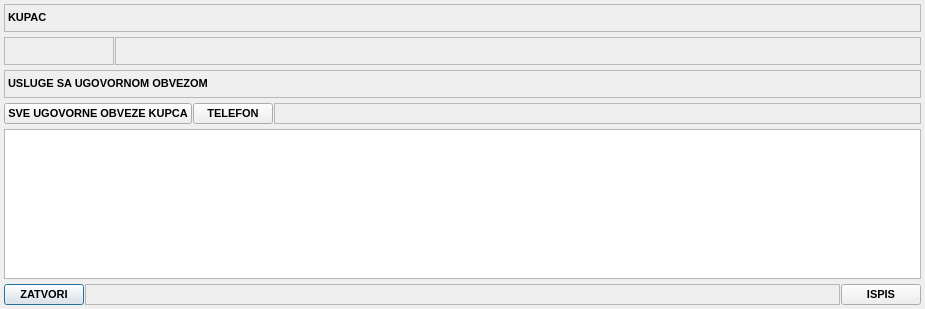
<?xml version="1.0" encoding="UTF-8"?>
<ui version="4.0">
 <class>FrmUgovorneObveze</class>
 <widget class="QDialog" name="FrmUgovorneObveze">
  <property name="geometry">
   <rect>
    <x>0</x>
    <y>0</y>
    <width>925</width>
    <height>309</height>
   </rect>
  </property>
  <property name="font">
   <font>
    <pointsize>8</pointsize>
    <weight>75</weight>
    <bold>true</bold>
   </font>
  </property>
  <property name="windowTitle">
   <string>DONAT - Ugovorne obveze</string>
  </property>
  <property name="windowIcon">
   <iconset resource="../../resources/DonatForm.qrc">
    <normaloff>:/InDonat/Forms/images/App.ico</normaloff>:/InDonat/Forms/images/App.ico</iconset>
  </property>
  <property name="locale">
   <locale language="Croatian" country="Croatia"/>
  </property>
  <layout class="QVBoxLayout" name="verticalLayout">
   <property name="spacing">
    <number>3</number>
   </property>
   <property name="leftMargin">
    <number>3</number>
   </property>
   <property name="topMargin">
    <number>3</number>
   </property>
   <property name="rightMargin">
    <number>3</number>
   </property>
   <property name="bottomMargin">
    <number>3</number>
   </property>
   <item>
    <widget class="QFrame" name="frame_4">
     <property name="frameShape">
      <enum>QFrame::NoFrame</enum>
     </property>
     <property name="frameShadow">
      <enum>QFrame::Raised</enum>
     </property>
     <layout class="QHBoxLayout" name="horizontalLayout_3">
      <property name="spacing">
       <number>1</number>
      </property>
      <property name="leftMargin">
       <number>1</number>
      </property>
      <property name="topMargin">
       <number>1</number>
      </property>
      <property name="rightMargin">
       <number>1</number>
      </property>
      <property name="bottomMargin">
       <number>1</number>
      </property>
      <item>
       <widget class="QLabel" name="label">
        <property name="sizePolicy">
         <sizepolicy hsizetype="Expanding" vsizetype="Preferred">
          <horstretch>0</horstretch>
          <verstretch>0</verstretch>
         </sizepolicy>
        </property>
        <property name="minimumSize">
         <size>
          <width>0</width>
          <height>28</height>
         </size>
        </property>
        <property name="font">
         <font>
          <weight>75</weight>
          <bold>true</bold>
         </font>
        </property>
        <property name="frameShape">
         <enum>QFrame::StyledPanel</enum>
        </property>
        <property name="text">
         <string>KUPAC</string>
        </property>
        <property name="scaledContents">
         <bool>false</bool>
        </property>
        <property name="textInteractionFlags">
         <set>Qt::LinksAccessibleByMouse|Qt::TextSelectableByKeyboard|Qt::TextSelectableByMouse</set>
        </property>
       </widget>
      </item>
     </layout>
    </widget>
   </item>
   <item>
    <widget class="QFrame" name="frame">
     <property name="frameShape">
      <enum>QFrame::NoFrame</enum>
     </property>
     <property name="frameShadow">
      <enum>QFrame::Raised</enum>
     </property>
     <layout class="QHBoxLayout" name="horizontalLayout_4">
      <property name="spacing">
       <number>1</number>
      </property>
      <property name="leftMargin">
       <number>1</number>
      </property>
      <property name="topMargin">
       <number>1</number>
      </property>
      <property name="rightMargin">
       <number>1</number>
      </property>
      <property name="bottomMargin">
       <number>1</number>
      </property>
      <item>
       <widget class="QLabel" name="lblKupacId">
        <property name="minimumSize">
         <size>
          <width>110</width>
          <height>28</height>
         </size>
        </property>
        <property name="frameShape">
         <enum>QFrame::StyledPanel</enum>
        </property>
        <property name="text">
         <string/>
        </property>
        <property name="alignment">
         <set>Qt::AlignCenter</set>
        </property>
        <property name="textInteractionFlags">
         <set>Qt::LinksAccessibleByMouse|Qt::TextSelectableByKeyboard|Qt::TextSelectableByMouse</set>
        </property>
       </widget>
      </item>
      <item>
       <widget class="QLabel" name="lblKupacNaziv">
        <property name="sizePolicy">
         <sizepolicy hsizetype="Expanding" vsizetype="Preferred">
          <horstretch>0</horstretch>
          <verstretch>0</verstretch>
         </sizepolicy>
        </property>
        <property name="minimumSize">
         <size>
          <width>0</width>
          <height>28</height>
         </size>
        </property>
        <property name="frameShape">
         <enum>QFrame::StyledPanel</enum>
        </property>
        <property name="text">
         <string/>
        </property>
        <property name="textInteractionFlags">
         <set>Qt::LinksAccessibleByMouse|Qt::TextSelectableByKeyboard|Qt::TextSelectableByMouse</set>
        </property>
       </widget>
      </item>
     </layout>
    </widget>
   </item>
   <item>
    <widget class="QFrame" name="frame_5">
     <property name="frameShape">
      <enum>QFrame::NoFrame</enum>
     </property>
     <property name="frameShadow">
      <enum>QFrame::Raised</enum>
     </property>
     <layout class="QHBoxLayout" name="horizontalLayout_5">
      <property name="spacing">
       <number>1</number>
      </property>
      <property name="leftMargin">
       <number>1</number>
      </property>
      <property name="topMargin">
       <number>1</number>
      </property>
      <property name="rightMargin">
       <number>1</number>
      </property>
      <property name="bottomMargin">
       <number>1</number>
      </property>
      <item>
       <widget class="QLabel" name="label_4">
        <property name="sizePolicy">
         <sizepolicy hsizetype="Expanding" vsizetype="Preferred">
          <horstretch>0</horstretch>
          <verstretch>0</verstretch>
         </sizepolicy>
        </property>
        <property name="minimumSize">
         <size>
          <width>0</width>
          <height>28</height>
         </size>
        </property>
        <property name="font">
         <font>
          <weight>75</weight>
          <bold>true</bold>
         </font>
        </property>
        <property name="frameShape">
         <enum>QFrame::StyledPanel</enum>
        </property>
        <property name="text">
         <string>USLUGE SA UGOVORNOM OBVEZOM</string>
        </property>
        <property name="scaledContents">
         <bool>false</bool>
        </property>
        <property name="textInteractionFlags">
         <set>Qt::LinksAccessibleByMouse|Qt::TextSelectableByKeyboard|Qt::TextSelectableByMouse</set>
        </property>
       </widget>
      </item>
     </layout>
    </widget>
   </item>
   <item>
    <widget class="QFrame" name="frame_6">
     <property name="frameShape">
      <enum>QFrame::NoFrame</enum>
     </property>
     <property name="frameShadow">
      <enum>QFrame::Raised</enum>
     </property>
     <layout class="QHBoxLayout" name="horizontalLayout_6">
      <property name="spacing">
       <number>1</number>
      </property>
      <property name="leftMargin">
       <number>1</number>
      </property>
      <property name="topMargin">
       <number>1</number>
      </property>
      <property name="rightMargin">
       <number>1</number>
      </property>
      <property name="bottomMargin">
       <number>1</number>
      </property>
      <item>
       <widget class="QPushButton" name="btnSveUgovorneObvezeKupca">
        <property name="font">
         <font>
          <weight>75</weight>
          <bold>true</bold>
         </font>
        </property>
        <property name="cursor">
         <cursorShape>PointingHandCursor</cursorShape>
        </property>
        <property name="text">
         <string>SVE UGOVORNE OBVEZE KUPCA</string>
        </property>
       </widget>
      </item>
      <item>
       <widget class="QPushButton" name="btnTelefon">
        <property name="font">
         <font>
          <weight>75</weight>
          <bold>true</bold>
         </font>
        </property>
        <property name="cursor">
         <cursorShape>PointingHandCursor</cursorShape>
        </property>
        <property name="text">
         <string>TELEFON</string>
        </property>
       </widget>
      </item>
      <item>
       <widget class="QLabel" name="label_5">
        <property name="sizePolicy">
         <sizepolicy hsizetype="Expanding" vsizetype="Preferred">
          <horstretch>0</horstretch>
          <verstretch>0</verstretch>
         </sizepolicy>
        </property>
        <property name="frameShape">
         <enum>QFrame::StyledPanel</enum>
        </property>
        <property name="text">
         <string/>
        </property>
        <property name="textInteractionFlags">
         <set>Qt::LinksAccessibleByMouse</set>
        </property>
       </widget>
      </item>
     </layout>
    </widget>
   </item>
   <item>
    <widget class="QFrame" name="frame_2">
     <property name="frameShape">
      <enum>QFrame::NoFrame</enum>
     </property>
     <property name="frameShadow">
      <enum>QFrame::Raised</enum>
     </property>
     <layout class="QHBoxLayout" name="horizontalLayout_2">
      <property name="spacing">
       <number>1</number>
      </property>
      <property name="leftMargin">
       <number>1</number>
      </property>
      <property name="topMargin">
       <number>1</number>
      </property>
      <property name="rightMargin">
       <number>1</number>
      </property>
      <property name="bottomMargin">
       <number>1</number>
      </property>
      <item>
       <widget class="QTableWidget" name="tbUgvorneObveze">
        <property name="font">
         <font>
          <pointsize>9</pointsize>
          <weight>50</weight>
          <bold>false</bold>
         </font>
        </property>
        <property name="editTriggers">
         <set>QAbstractItemView::NoEditTriggers</set>
        </property>
        <property name="selectionMode">
         <enum>QAbstractItemView::SingleSelection</enum>
        </property>
        <property name="selectionBehavior">
         <enum>QAbstractItemView::SelectRows</enum>
        </property>
        <attribute name="horizontalHeaderVisible">
         <bool>false</bool>
        </attribute>
        <attribute name="verticalHeaderVisible">
         <bool>false</bool>
        </attribute>
        <column>
         <property name="text">
          <string>TELEFON</string>
         </property>
        </column>
        <column>
         <property name="text">
          <string>KLASA</string>
         </property>
        </column>
        <column>
         <property name="text">
          <string>USLUGA</string>
         </property>
        </column>
        <column>
         <property name="text">
          <string>DATUM OD</string>
         </property>
        </column>
        <column>
         <property name="text">
          <string>DATUM DO</string>
         </property>
        </column>
        <column>
         <property name="text">
          <string>DANA</string>
         </property>
        </column>
        <column>
         <property name="text">
          <string>IZNOS 1</string>
         </property>
        </column>
        <column>
         <property name="text">
          <string>IZNOS 2</string>
         </property>
        </column>
        <column>
         <property name="text">
          <string>GIM</string>
         </property>
        </column>
       </widget>
      </item>
     </layout>
    </widget>
   </item>
   <item>
    <widget class="QFrame" name="frame_3">
     <property name="frameShape">
      <enum>QFrame::NoFrame</enum>
     </property>
     <property name="frameShadow">
      <enum>QFrame::Raised</enum>
     </property>
     <layout class="QHBoxLayout" name="horizontalLayout">
      <property name="spacing">
       <number>1</number>
      </property>
      <property name="leftMargin">
       <number>1</number>
      </property>
      <property name="topMargin">
       <number>1</number>
      </property>
      <property name="rightMargin">
       <number>1</number>
      </property>
      <property name="bottomMargin">
       <number>1</number>
      </property>
      <item>
       <widget class="QPushButton" name="btnZatvori">
        <property name="font">
         <font>
          <weight>75</weight>
          <bold>true</bold>
         </font>
        </property>
        <property name="cursor">
         <cursorShape>PointingHandCursor</cursorShape>
        </property>
        <property name="text">
         <string>ZATVORI</string>
        </property>
        <property name="icon">
         <iconset resource="../../resources/DonatForm.qrc">
          <normaloff>:/InDonat/Forms/images/CLOSE.GIF</normaloff>:/InDonat/Forms/images/CLOSE.GIF</iconset>
        </property>
        <property name="default">
         <bool>true</bool>
        </property>
       </widget>
      </item>
      <item>
       <widget class="QLabel" name="label_6">
        <property name="sizePolicy">
         <sizepolicy hsizetype="Expanding" vsizetype="Preferred">
          <horstretch>0</horstretch>
          <verstretch>0</verstretch>
         </sizepolicy>
        </property>
        <property name="frameShape">
         <enum>QFrame::StyledPanel</enum>
        </property>
        <property name="text">
         <string/>
        </property>
        <property name="textInteractionFlags">
         <set>Qt::LinksAccessibleByMouse</set>
        </property>
       </widget>
      </item>
      <item>
       <widget class="QPushButton" name="btnIspis">
        <property name="sizePolicy">
         <sizepolicy hsizetype="Minimum" vsizetype="Preferred">
          <horstretch>0</horstretch>
          <verstretch>0</verstretch>
         </sizepolicy>
        </property>
        <property name="font">
         <font>
          <weight>75</weight>
          <bold>true</bold>
         </font>
        </property>
        <property name="cursor">
         <cursorShape>PointingHandCursor</cursorShape>
        </property>
        <property name="text">
         <string>ISPIS</string>
        </property>
       </widget>
      </item>
     </layout>
    </widget>
   </item>
  </layout>
 </widget>
 <resources>
  <include location="../../resources/DonatForm.qrc"/>
 </resources>
 <connections>
  <connection>
   <sender>btnZatvori</sender>
   <signal>clicked()</signal>
   <receiver>FrmUgovorneObveze</receiver>
   <slot>close()</slot>
   <hints>
    <hint type="sourcelabel">
     <x>55</x>
     <y>334</y>
    </hint>
    <hint type="destinationlabel">
     <x>501</x>
     <y>175</y>
    </hint>
   </hints>
  </connection>
 </connections>
</ui>
